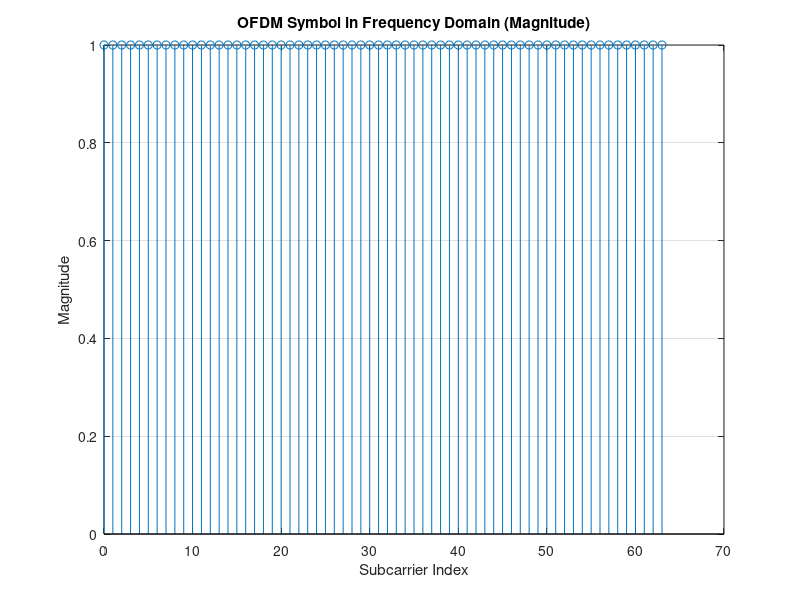
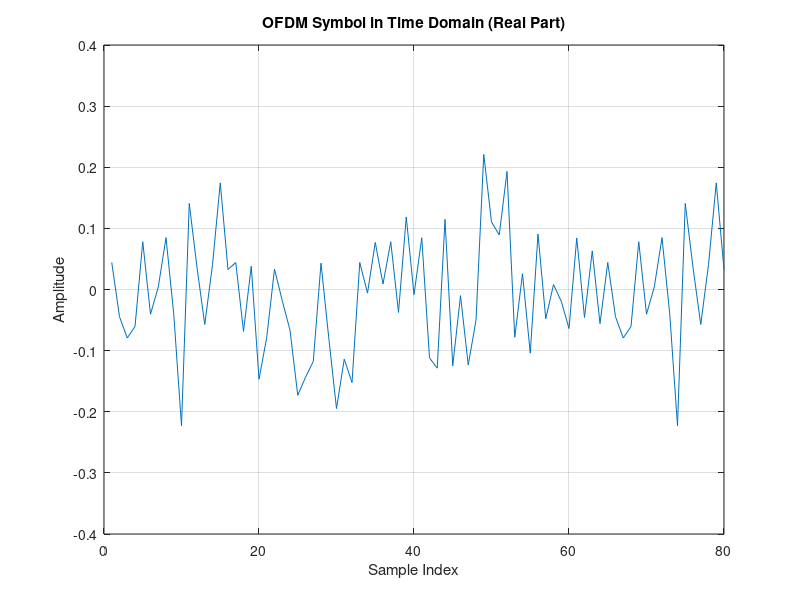

Write MATLAB code to recreate these figures, in order.
N = 64;
CP = 16;
numSym = 5;
bits = randi([0 1], N*2*numSym, 1);
bits_reshape = reshape(bits, 2, []).';
symbols = (1 - 2*bits_reshape(:,1)) + 1j*(1 - 2*bits_reshape(:,2));
symbols = symbols / sqrt(2);
ofdm_symbols = reshape(symbols, N, numSym).';
time_domain = ifft(ofdm_symbols, N, 2);
ofdm_with_cp = [time_domain(:, end-CP+1:end) time_domain];
received = ofdm_with_cp;
received_no_cp = received(:, CP+1:end);
received_symbols = fft(received_no_cp, N, 2);
received_symbols = received_symbols.';
received_bits = zeros(length(bits), 1);
received_bits(1:2:end) = real(received_symbols(:)) < 0;
received_bits(2:2:end) = imag(received_symbols(:)) < 0;
numErrors = sum(bits ~= received_bits);
BER = numErrors / length(bits);
fprintf('Bit errors: %d\nBit error rate: %f\n', numErrors, BER);
symbol_idx = 1;
figure;
stem(0:N-1, abs(ofdm_symbols(symbol_idx, :)));
title('OFDM Symbol in Frequency Domain (Magnitude)');
xlabel('Subcarrier Index');
ylabel('Magnitude');
grid on;
figure;
plot(real(ofdm_with_cp(symbol_idx, :)));
title('OFDM Symbol in Time Domain (Real Part)');
xlabel('Sample Index');
ylabel('Amplitude');
grid on
